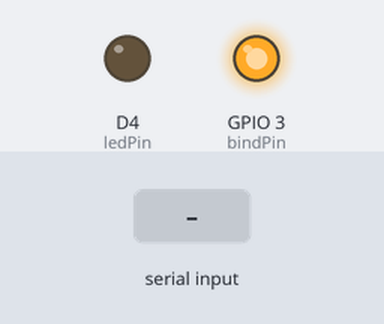
The program below on a simulated ESP8266 (NodeMCU). On the bench: output pins drawn as LEDs (lit = HIGH). Dashed ring = blinking. Inputs (shaded band) come from the test bench. What the program prints to the serial monitor is not drawn.

Above: at 0.3 s.
At 2.45 s:
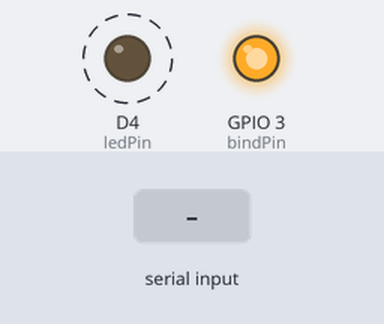
2.5 s: "1" received over Serial
Timing chart, 0 to 11.5 s (numbered marks = the images above; inputs shaded):
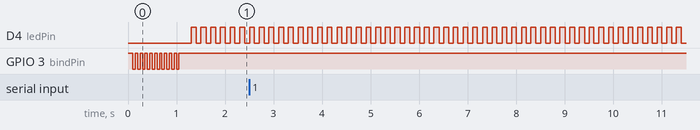

Measured:
- by itself, D4 (ledPin): alternates HIGH for 0.10 s and LOW for 0.10 s

The program:

main.cpp
```cpp
#include <Arduino.h>

const uint8_t ledPin = D4; // Equals 0x02
const uint8_t bindPin = D9;
const uint8_t numPulses = 8;

enum BIND_MODES {
  DSM2_INTERNAL_22MS = 3,
  DSM2_EXTERNAL_22MS = 4,
  DSM2_INTERNAL_11MS = 5,
  DSM2_EXTERNAL_11MS = 6,
  DSMX_INTERNAL_22MS = 7,
  DSMX_EXTERNAL_22MS = 8,
  DSMX_INTERNAL_11MS = 9,
  DSMX_EXTERNAL_11MS = 10
};

uint8_t bindMode = DSMX_INTERNAL_11MS;
char buffer[512];

void setup() {

  // put your setup code here, to run once:
  pinMode(bindPin, OUTPUT);
  pinMode(ledPin, OUTPUT);
  digitalWrite(bindPin, 1);

  delay(50);

  // send out number of negative pulses to set the bind mode
  for(uint8_t p = 0; p <= bindMode; p++)
  {
    delay(50);
    digitalWrite(bindPin, 0);
    delay(50);
    digitalWrite(bindPin, 1);
  }

  delay(200);

  // start serial port (USB)
  Serial.begin(115200);
  Serial.setTimeout(10);

}

void blinkWithoutDelay(int pin, int off, int on)
{
  int blinkPhase=millis()%(off+on);
  if (blinkPhase<off) digitalWrite(pin, LOW);
  else digitalWrite(pin, HIGH);
}

void loop() {
  // put your main code here, to run repeatedly:
  blinkWithoutDelay(ledPin, 100, 100);
  // Serial.println("Main loop...");
  uint8_t num = Serial.readBytes(buffer, 256);
  if(num > 0)
  {
    Serial.println(buffer);
  }
 //  memset(buffer, 0, sizeof(buffer));
}
```
